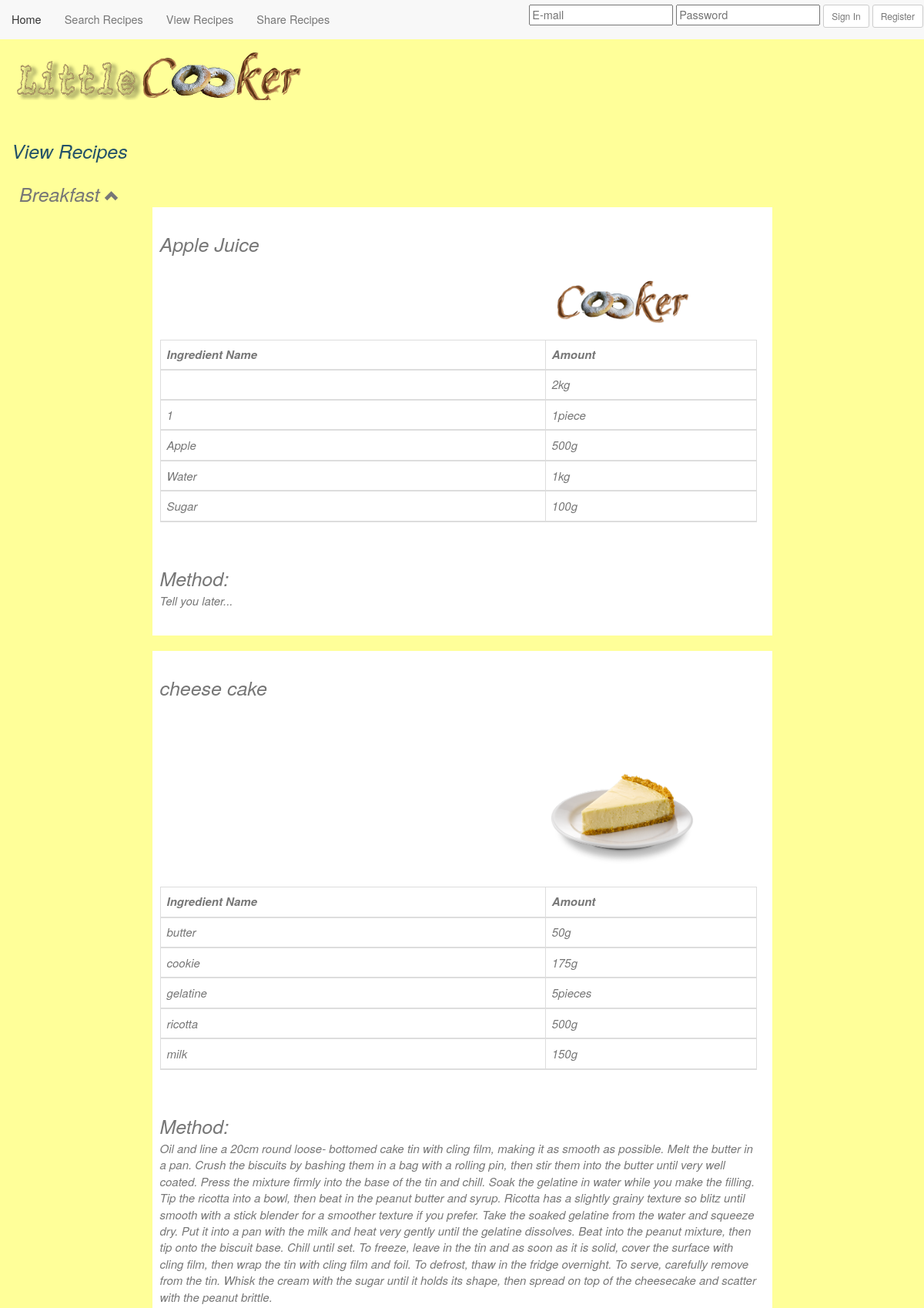
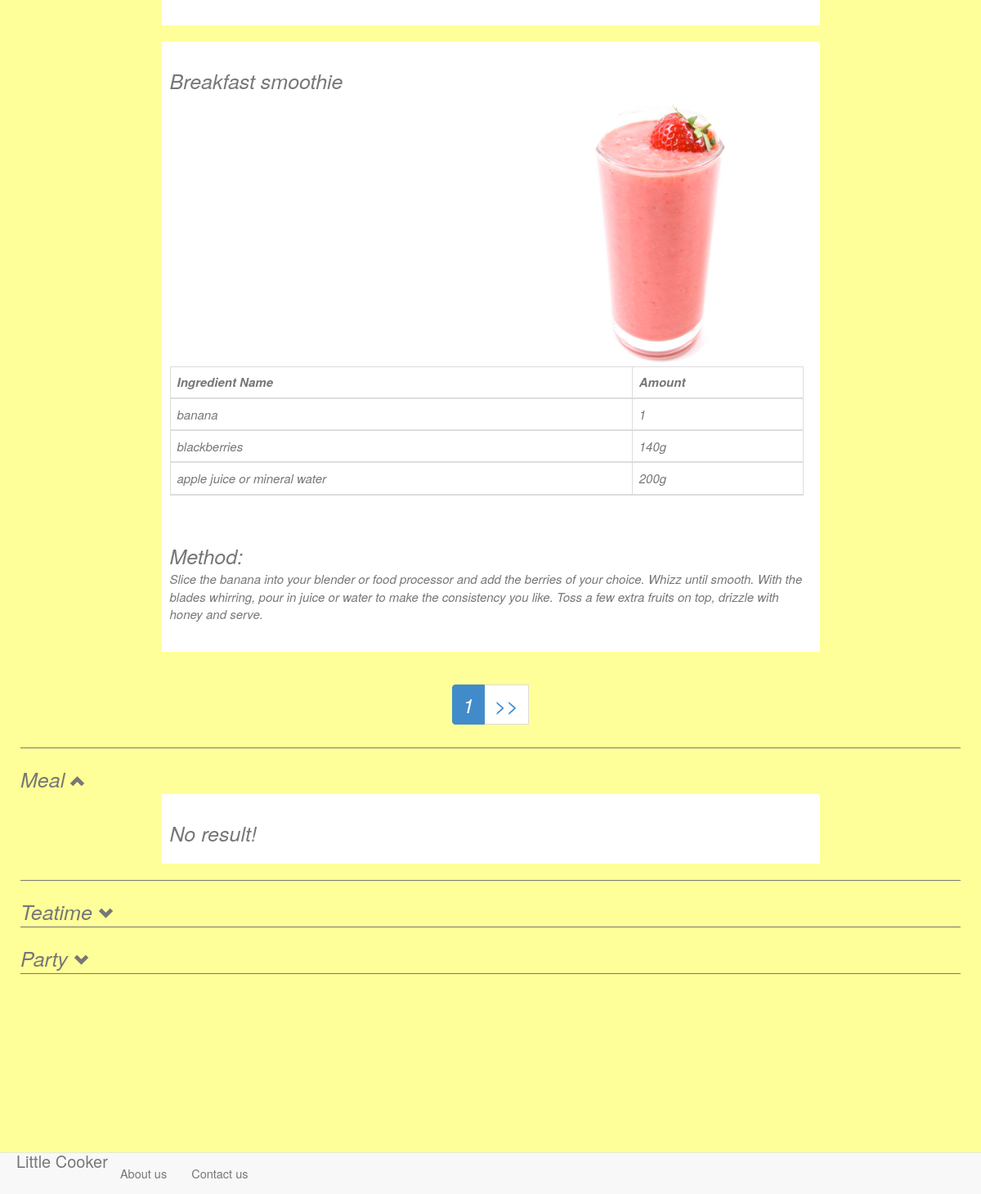
The page /recipeView.php?Breakfast=0&&&Meal=0 on the database its author committed (2 pictures, top to bottom).
### tables this page shows
CREATE TABLE `recipes` (
  `id` int(11) NOT NULL AUTO_INCREMENT,
  `name` varchar(100) NOT NULL,
  `occasion` enum('Breakfast','Meal','Teatime','Party') DEFAULT NULL,
  `method` text,
  `user` int(11) DEFAULT NULL,
  PRIMARY KEY (`id`)
);

CREATE TABLE `ingredients` (
  `id` int(10) unsigned NOT NULL AUTO_INCREMENT,
  `name` varchar(255) NOT NULL,
  `type` enum('vegetable','fruit','meat','diary','snack','condiment') NOT NULL,
  PRIMARY KEY (`id`)
);

CREATE TABLE `recipesingredients` (
  `id` int(10) unsigned NOT NULL AUTO_INCREMENT,
  `recipe` int(11) NOT NULL,
  `ingredient` int(11) NOT NULL,
  `created_at` timestamp NOT NULL DEFAULT '0000-00-00 00:00:00',
  `updated_at` timestamp NOT NULL DEFAULT '0000-00-00 00:00:00',
  `amount` varchar(100) DEFAULT NULL,
  PRIMARY KEY (`id`),
  KEY `recipesingredients_recipe_index` (`recipe`)
);

### developper/show.php (the view, shortened to what this page needs)
<?php
function show($object,$index,$no,$pag,$url){
        $dsn= database::connect();
        $result=$dsn->query("SELECT * FROM `recipes` WHERE $object");
        $row = $result->fetchALL();
        $n=sizeof($row);
        $limit=3;
        $totalpage=floor(($n-1)/$limit)+1;
        $page=$no;
        if($page){
            $start=($page-1)*$limit;
        }
        else{
            $start=0;$page=1;
        }
        if($n==0){
            echo"<div class='recipe'>No result!</div>";
        }
        if($start+$limit<=$n){$fin=$start+$limit;}else{$fin=$n;};
            for($i=$start;$i<$fin;$i++ ){
                echo "<div class='recipe'>";
                $id=$row[$i]['id'];
                echo $row[$i]['name'];
                if(file_exists("recipeimg/".$id.".png")){
                    echo "<img class='img-circle' src='recipeimg/$id.png'>";
                }else{
                    echo"<img class='img-circle' src='recipeimg/cooker.png'>";
                }
                $id=$row[$i]['id'];
                $ing=$dsn->query("SELECT * FROM `recipesingredients` WHERE `recipe`='$id' ");
                echo"<table class='ingredient table table-bordered'><thead><tr><th>Ingredient Name</th><th>Amount</th><tr><thead>";
                $rowing=$ing->fetchALL();
                for($j=0;$j<sizeof($rowing);$j++){
                    $id=$rowing[$j]['ingredient'];
                    $ingname=$dsn->query("SELECT * FROM `ingredients` WHERE `id`='$id' ");
                    $name=$ingname->fetch(PDO::FETCH_ASSOC);
                    echo"<tr><td>";
                    echo $name['name'];
                    echo"</td><td>";
                    echo $rowing[$j]['amount'];
                    echo"</td></tr>";
                };
                echo"</table><br>Method:<br>";
                echo "<p class='method'>";
                echo $row[$i]["method"];
                echo '</p>';
                echo "</div>";
            };
            $pagination="";
            if($totalpage>1){
                $pagination.="<div class='text-center'><ul class='pagination'>";
                $pagination.="<li class='active'><a href='$url$index=$page&$pag'>$page</a></li>";
                if($page<$totalpage){
                    $pagination.="<li><a href='$url$index=$totalpage&$pag'>>></a><li>";
                }
                $pagination.="</ul></div>";
            }
            echo $pagination;
    }
?>

### css/perso.css (style rules this page uses)
body { font-size: 14px; background-color: #FFFF99; }
.jumbotron .ingredient { font-size:18px; width:100%; text-align: left; color:#777777; }
.jumbotron a { text-decoration: underline; font-style: italic; color:#8a6d3b; }
.recipe { padding:30px 20px 20px 10px; margin-left:auto; margin-right:auto; margin-bottom: 20px; width:70%; background: white; color:#777777; font-size:25px; }
.recipe .ingredient { font-size:15px; width:100%; text-align: left; color:#777777; }
.recipe .method { font-size:15px; color:#777777; }
.occasion a { color:inherit; }
.img-circle { margin-left: 500px; width:200px; }

### rows shown on the page
recipes: name "Apple Juice", method "Tell you later..."
recipesingredients: amount "2kg"
ingredients: name "1"
recipesingredients: amount "1piece"
ingredients: name "Apple"
recipesingredients: amount "500g"
ingredients: name "Water"
recipesingredients: amount "1kg"
ingredients: name "Sugar"
recipesingredients: amount "100g"
recipes: name "cheese cake", shows a picture, method "Oil and line a 20cm round loose- bottomed cake tin with cling film, making it as smooth as possible. Melt the butter in a pan. Crush the biscuits by bashing them in a bag with a rolling pin, then stir them into the butter until very well coated. Press the mixture firmly into the base of the tin and chill. Soak the gelatine in water while you make the filling. Tip the ricotta into a bowl, then beat in the peanut butter and syrup. Ricotta has a slightly grainy texture so blitz until smooth with a stick blender for a smoother texture if you prefer. Take the soaked gelatine from the water and squeeze dry. Put it into a pan with the milk and heat very gently until the gelatine dissolves. Beat…"
ingredients: name "butter"
recipesingredients: amount "50g"
ingredients: name "cookie"
recipesingredients: amount "175g"
ingredients: name "gelatine"
recipesingredients: amount "5pieces"
ingredients: name "ricotta"
recipesingredients: amount "500g"
ingredients: name "milk"
recipesingredients: amount "150g"
recipes: name "Breakfast smoothie", shows a picture, method "Slice the banana into your blender or food processor and add the berries of your choice. Whizz until smooth. With the blades whirring, pour in juice or water to make the consistency you like. Toss a few extra fruits on top, drizzle with honey and serve."
ingredients: name "banana"
recipesingredients: amount "1"
ingredients: name "blackberries"
recipesingredients: amount "140g"
ingredients: name "apple juice or mineral water"
recipesingredients: amount "200g"

### other values the page prints
$str "Breakfast Meal"
$page "1"
$str "Teatime Party"
